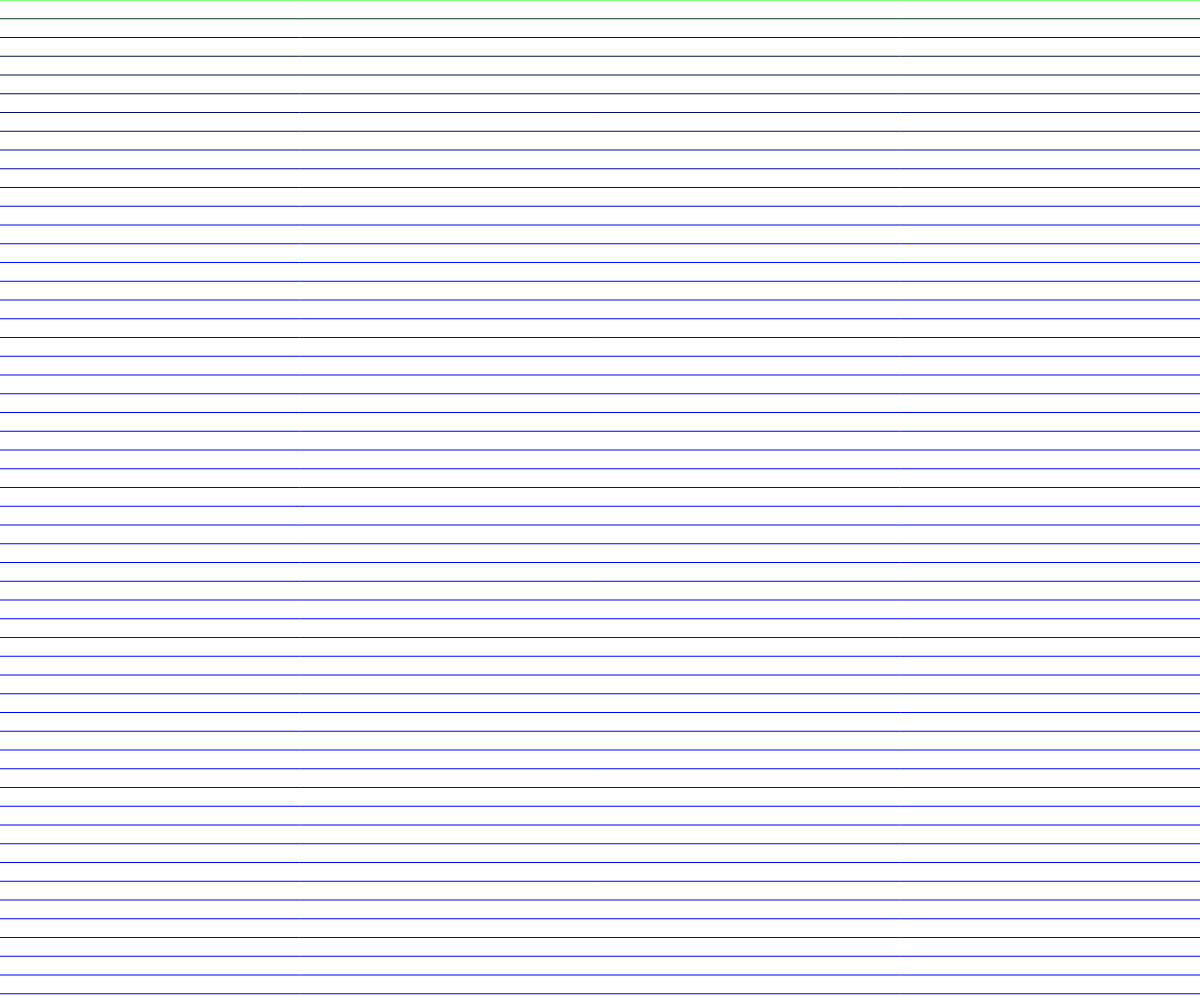
Frame 1 (no input)
Frame 60 (no input): identical to frame 1, image omitted
Frame 120 (the mouse pressed at the canvas centre since frame 60): identical to frame 1, image omitted

The p5.js sketch that drew this single still picture (run headless with seeded random() and noise() and a simulated clock; from frame 60 on, the mouse is pressed at the canvas centre):

// p5.js sketch
// ── sketch.js
/*
  -very long story short: the plan is to have a starting color, and for each new line drawn,
   use the previous line's RGBA value to determine the RGBA component of the new line, using soe color incrementation 
   factor.
   -For example, if line 5's color is RGBA(25, 152, 37, 0.7), and we have a color_incrementation_factor of 50,
    our next line's color will be RGBA(75, 202, 87, [some new alpha]).
  -reasoning: ...i don't know, i think it'll look cool???
  -future goals:
    -line color gradients
      -would have to learn how pixel array stuff works better so i can have line color gradients and math-y functions
     and stuff
      - i would definitely have to draw pixel-by-pixel for color gradient stuff

*/
let lines = [];

// code stolen from here: https://p5js.org/reference/#/p5/pixels
// and here: https://p5js.org/reference/#/p5/get
function GetPixelRGBAAtCoordinate(x, y) {
  let d = pixelDensity();
  // for (let i = 0; i < d; i++) {
  //   for (let j = 0; j < d; j++) {
  //     // loop over
  //     index = 4 * ((y * d + j) * windowWidth * d + (x * d + i));
  //   }
  // } 
  let offset = (y * windowWidth + x) * d * 4;
  let RGBAComponents = [
    pixelDensity[offset],
    pixelDensity[offset + 1],
    pixelDensity[offset + 2],
    pixelDensity[offset + 3]
  ];

  return RGBAComponents;
}

function InitLScanLineArray(separation_factor, startColor, color_increment_factor, color_ceiling, allowColorCeiling) {
  lines.push(new ScanLine(0, 0, windowWidth, 0, 1, startColor));
  newColor = startColor;
  for (let i = 1; i < windowHeight; i += windowHeight / separation_factor) {
    if (allowColorCeiling && newColor >= color(color_ceiling, color_ceiling, color_ceiling)) {//if we want to have a color we "stop" at eventually when adding
      newColor = color(color_ceiling, color_ceiling, color_ceiling);
    }
    else if (newColor + color_increment_factor > 255) { //else, underflow to new color incrementation if we reach 255
      prevColor = get()
      newColor = (newColor + color_increment_factor) - 255;
    }
    else { //else, just add to color as normal
      newColor = color_increment_factor;
    }
    lines.push(new ScanLine(0, i + separation_factor, windowWidth, i + separation_factor));
  }
}

function setup() {
  createCanvas(windowWidth, windowHeight);
  let l = new ScanLine(0,
    0,
    windowWidth,
    0,
    windowWidth,
    100,
    100,
    100,
    1);
  // l.display();
  lines.push(l);
  // lines[0].display();
  strokeWeight(2);
  stroke(150);
}

function draw() {
  // background(100, 100, 100, 100);
  background(255);
  for (let index = 0; index < windowHeight; index += windowWidth / 64) {
    // const element = array[index];
    strokeWeight(1);
    stroke(0, windowWidth / index, index);
    line(0, index, windowWidth, index);
  }

  // lines[0].display();
}

// ── scanline.js
class ScanLine {
  // constructor(startX, startY, endX, endY, stroke_color, stroke_weight) {
  ScanLine(startX, startY, endX, endY, stroke_weight, r, g, b, a) {
    this.startX = startX;
    this.startY = startY;
    this.endX = endX;
    this.endY = endY;
    this.isDisplayed = false;
    this.stroke_weight = stroke_weight;
    // this.stroke_color = color(r, g, b, a);
    this.r = r;
    this.g = g;
    this.b = b;
    this.a = a;
  }

  // constructor for line with variable length
  ScanLine(startX, startY, endX, endY, stroke_weight, color, line_length) {
    this.startX = startX;
    this.startY = startY;
    this.endX = endX;
    this.endY = endY;
    this.isDisplayed = false;
    this.stroke_weight = stroke_weight;
    this.stroke_color = color;
  }

  // random line at random place
  ScanLine() {
    this.startX = random(0, windowWidth);
    this.startY = random(0, windowHeight);
    this.endX = random(0, windowWidth);
    this.endY = random(0, windowHeight);
    this.r = random(0, 255);
    this.g = random(0, 255);
    this.b = random(0, 255);
    this.a = random(0, 255);
    // this.stroke_color = random(0, 255);
    this.stroke_weight = 1;
    this.isDisplayed = false;
  }

  getLineLength() {
    return sqrt(sq(this.endX - this.startX) + sq(this.endY - this.startY));
  }

  display() {
    // stroke(this.r, this.g, this.b, this.a);
    stroke(color(this.r, this.g, this.b, this.a));
    strokeWeight(this.strokeWeight);
    line(this.startX, this.startY, this.endX, this.endY);
    this.isDisplayed = true;
  }

  undisplay() {

    this.isDisplayed = false;
  }

  /* if we're doing simple one-color lines, we can cheat and just get the color 
     first pixel of the line. otherwise, we have to do...other stuff (le gasp!)
  */
  getLineColor() {
    loadPixels();
    let d = pixelDensity();
  }

  flicker(flickerFactor) {
    // this.stroke_color = 
    // this.a = 
  }

  update() {

  }
}
